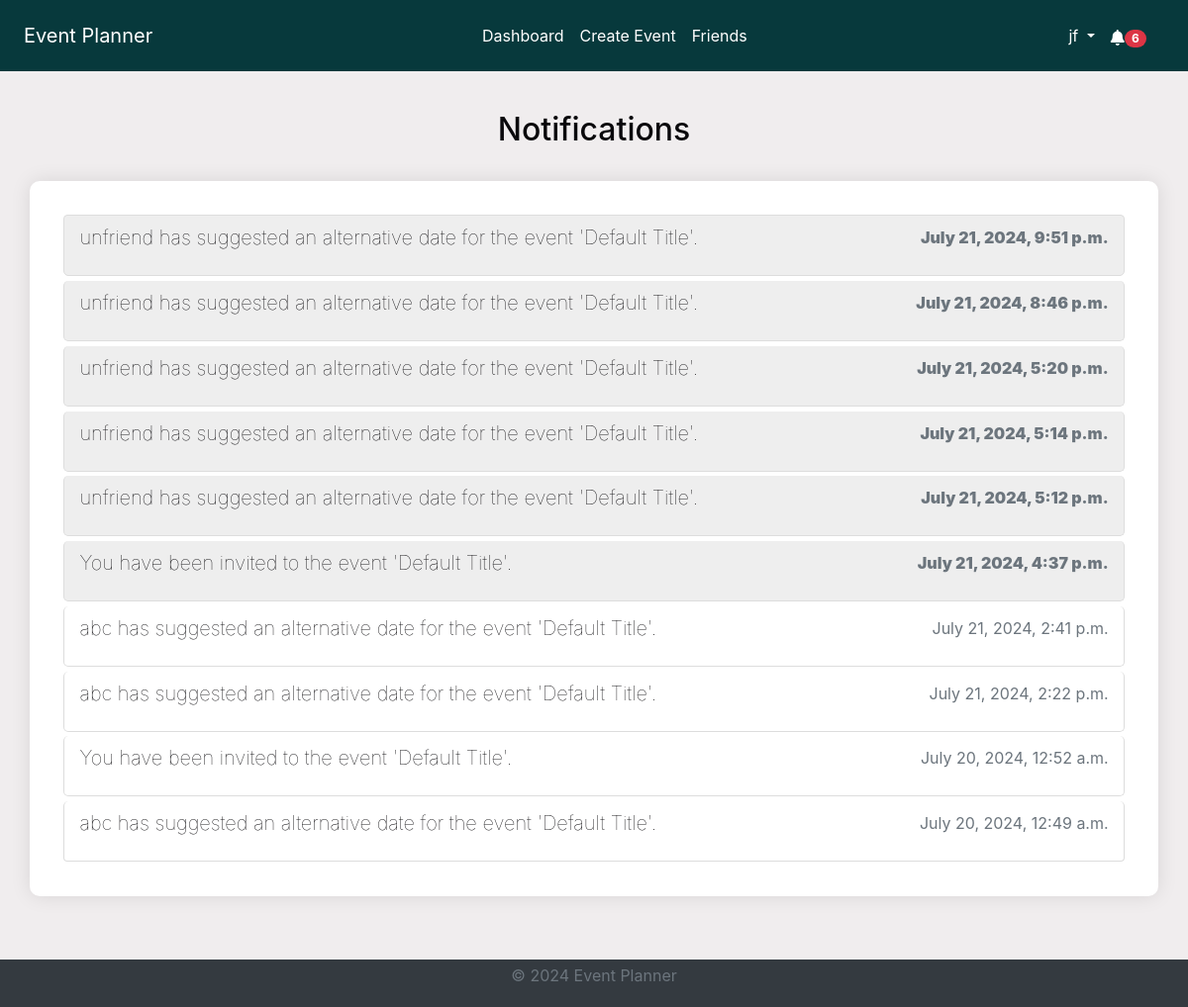
The page /notifications/ (signed in) on the database its author committed.
### notifications/models.py (models this page shows, shortened)
class Notification(models.Model):
    NOTIFICATION_TYPES = [
        ("event_created", "Event Created"),
        ("event_updated", "Event Updated"),
        ("event_cancelled", "Event Cancelled"),
        ("invitation_response", "Invitation Response"),
        ("suggested_alternate_date", "Suggested Alternate Date"),
        ("event_confirmed", "Event Confirmed"),
        ("friend_request_received", "Friend Request Received"),
    ]
    user = models.ForeignKey(User, on_delete=models.CASCADE)
    event = models.ForeignKey(
        Event, on_delete=models.CASCADE, null=True, blank=True
    )
    type = models.CharField(max_length=50, choices=NOTIFICATION_TYPES)
    message = models.TextField()
    created_at = models.DateTimeField(auto_now_add=True)
    read = models.BooleanField(default=False)
    url = models.URLField(default="/")

### notifications/views.py (the view)
# urls.py: path("", views.notifications, name="notifications"),
@login_required
def notifications(request):
    notifications = Notification.objects.filter(user=request.user).order_by(
        "-created_at"
    )
    context = {"notifications": notifications}
    return render(request, "notifications/notifications.html", context)

### accounts/context_processors.py (called while the page is built)
def google_api_key(request):
    return {"GOOGLE_API_KEY": os.getenv("GOOGLE_API_KEY")}

### notifications/context_processors.py (called while the page is built)
def notifications(request):
    if request.user.is_authenticated:
        all_unread_notifications = Notification.objects.filter(
            user=request.user, read=False
        ).order_by("-created_at")
        unread_count = all_unread_notifications.count()
        recent_unread_notifications = all_unread_notifications[:8]
        return {
            "recent_unread_notifications": recent_unread_notifications,
            "unread_count": unread_count,
        }
    return {}

### templates/notifications/notifications.html (shortened to what this page needs)
{% extends 'base.html' %}
{% block content %}
<div class="container">
    <h2 class="text-center mt-4 mb-4">Notifications</h2>
    <div class="notifications-list scrollable-column">
        <ul class="list-group">
            {% for notification in notifications|dictsort:'read' %}
                <li class="list-group-item {% if not notification.read %}bg-gray{% endif %}">
                    {% if notification.type == 'friend_request_received' %}
                        <a href="{% url 'friends_page' %}" class="notification-link">
                            <h5 class="notification-title">{{ notification.message }}</h5>
                            <p class="notification-time text-muted">{{ notification.created_at|date:"F j, Y, g:i a" }}</p>
                        </a>
                    {% else %}
                        <a href="{% url 'mark_notification_read' notification.id %}" class="notification-link">
                            <h5 class="notification-title">{{ notification.message }}</h5>
                            <p class="notification-time text-muted">{{ notification.created_at|date:"F j, Y, g:i a" }}</p>
                        </a>
                    {% endif %}
                </li>
            {% endfor %}
        </ul>
    </div>
</div>
{% endblock %}

### templates/base.html (shortened to what this page needs)
<!DOCTYPE html>
<html lang="en">
<head>
    {% load static %}
    <link rel="stylesheet" href="https://stackpath.bootstrapcdn.com/bootstrap/4.5.2/css/bootstrap.min.css">
    <link rel="stylesheet" href="{% static 'css/styles.css' %}">
    <link rel="stylesheet" href="https://cdnjs.cloudflare.com/ajax/libs/font-awesome/5.15.4/css/all.min.css">
    <link rel="stylesheet" href="https://cdnjs.cloudflare.com/ajax/libs/fullcalendar/3.10.2/fullcalendar.min.css" />
</head>
<body class="c-app">
    <header class="c-header c-header-light c-header-fixed">
        <nav class="navbar navbar-expand-lg navbar-light">
            <a class="navbar-brand" href="{% url 'home' %}">Event Planner</a>
            <div class="collapse navbar-collapse" id="navbarSupportedContent">
                {% if user.is_authenticated %}
                <ul class="navbar-nav mx-auto">
                    <li class="nav-item {% if request.resolver_match.url_name == 'dashboard' %}active{% endif %}">
                        <a class="nav-link" href="{% url 'dashboard' %}">Dashboard</a>
                    </li>
                    <li class="nav-item {% if request.resolver_match.url_name == 'create_event' %}active{% endif %}">
                        <a class="nav-link" href="{% url 'create_event' %}">Create Event</a>
                    </li>
                    <li class="nav-item {% if request.resolver_match.url_name == 'friends_page' %}active{% endif %}">
                        <a class="nav-link" href="{% url 'friends_page' %}">Friends</a>
                    </li>
                    {% endif %}
                </ul>
                {% if user.is_authenticated %}
                <ul class="navbar-nav d-flex">
                    <li class="nav-item dropdown">
                        <a class="nav-link dropdown-toggle" href="#" id="profileLink" role="button" data-toggle="dropdown" aria-haspopup="true" aria-expanded="false">
                            {{ user.username }}
                        </a>
                    </li>
                </ul>
                {% endif %}
            </div>
            {% if user.is_authenticated %}
                <ul class="navbar-nav ml-auto d-flex">
                    <li class="nav-item">
                        <a class="nav-link" href="#" id="notificationBell" role="button" data-toggle="dropdown" aria-haspopup="true" aria-expanded="false">
                            <i class="fas fa-bell"></i>
                            {% if unread_count > 0 %}
                                <span class="badge badge-pill badge-danger">{{ unread_count }}</span>
                            {% endif %}
                        </a>
                    </li>
                </ul>
            {% endif %}
        </nav>
    </header>
    <main class="c-main">
        <div class="container-fluid">
            <div class="fade-in">
                {% block content %}{% endblock %}
            </div>
        </div>
    </main>
    <footer class="footer py-1">
        <div class="container text-center">
            <p class="text-muted">&copy; 2024 Event Planner</p>
        </div>
    </footer>
</body>
</html>

### static/css/styles.css (style rules this page uses)
* { box-sizing: border-box; }
body, html { margin: 0; padding: 0; font-family: var(--font-family-sans-serif); background-color: var(--background); color: var(--text); height: 100%; }
:root { --primary: #07393c; --secondary: #2C666E; --accent: #90DDF0; --background: #F0EDEE; --text: #0A090C; --heading-bg: #eeeeee; --white: #fff; --gray: #6c757d; --gray-dark: #343a40; --success: #28a745; --info: #17a2b8; --warning: #ffc107; --danger: #dc3545; --light: #f8f9fa; --dark: #343a40; --breakpoint-xs: 0; --breakpoint-sm: 576px; --breakpoint-md: 768px; --breakpoint-lg: 992px; --breakpoint-xl: 1200px; --font-family-sans-serif: -apple-system, BlinkMacSystemFont, "Segoe UI", Roboto, "Helvetica Neue", Arial, "Noto Sans", sans-serif, "Apple Color Emoji", "Segoe UI Emoji", "Segoe UI Symbol", "Noto Color Emoji"; --font-family-monospace: SFMono-Regular, Menlo, Monaco, Consolas, "Liberation Mono", "Courier New", monospace; }
.container-fluid { display: flex; flex-direction: column; min-height: 100vh; }
.scrollable-column { overflow-y: auto; max-height: 100vh; }
header { background-color: var(--primary) !important; color: var(--white) !important; padding: .5rem !important; margin-bottom: 1rem !important; }
header a, header .navbar-brand, header .nav-link { color: var(--white) !important; }
footer { background-color: var(--dark) !important; color: var(--white) !important; padding: 1px 0px !important; padding-top: 0 !important; padding-bottom: 0 !important; margin-top: 2rem !important; text-align: center !important; margin-top: auto; }
body>main>div>div>div.container { background-color: var(--white); padding: 2rem; box-shadow: 0 0 10px rgba(0, 0, 0, .5); }
.notifications-list { background-color: var(--white); padding: 2rem; border-radius: 10px; box-shadow: 0 0 20px rgba(0, 0, 0, .1); width: 100%; max-width: 100%; margin: 2rem auto; color: var(--text); }
.notifications-list ul { list-style-type: none; padding: 0; }
.notifications-list ul li { margin: .15rem; padding: 10px 15px; border: 1px solid #ddd; border-radius: 5px; transition: background-color .3s; }
.notifications-list ul li .notification-link { text-decoration: none; color: var(--text); display: flex; justify-content: space-between; }
.navbar-nav.mx-auto { flex: 1; justify-content: center; }
#notificationBell { margin-right: 10px; padding-top: .9rem; display: flex; justify-content: flex-end; }
.bg-gray.bg-gray { background-color: var(--heading-bg) !important; font-weight: 900; }
.notification-title { font-weight: 100; }
body>main>div>div>div.container { background-color: transparent; padding: 0rem; box-shadow: none; }

### rows shown on the page
Notification: message "unfriend has suggested an alternative date for the event 'Default Title'.", created_at "July 21, 2024, 9:51 p.m."
Notification: message "unfriend has suggested an alternative date for the event 'Default Title'.", created_at "July 21, 2024, 8:46 p.m."
Notification: message "unfriend has suggested an alternative date for the event 'Default Title'.", created_at "July 21, 2024, 5:20 p.m."
Notification: message "unfriend has suggested an alternative date for the event 'Default Title'.", created_at "July 21, 2024, 5:14 p.m."
Notification: message "unfriend has suggested an alternative date for the event 'Default Title'.", created_at "July 21, 2024, 5:12 p.m."
Notification: message "You have been invited to the event 'Default Title'.", created_at "July 21, 2024, 4:37 p.m."
Notification: message "abc has suggested an alternative date for the event 'Default Title'.", created_at "July 21, 2024, 2:41 p.m."
Notification: message "abc has suggested an alternative date for the event 'Default Title'.", created_at "July 21, 2024, 2:22 p.m."
Notification: message "You have been invited to the event 'Default Title'.", created_at "July 20, 2024, 12:52 a.m."
Notification: message "abc has suggested an alternative date for the event 'Default Title'.", created_at "July 20, 2024, 12:49 a.m."

### other values the page prints
{{ user.username }} "jf"
{{ unread_count }} "6"
